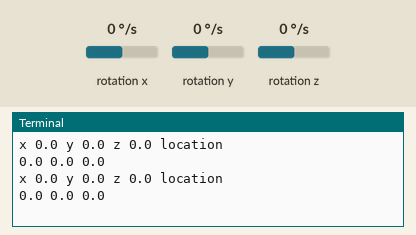
Simulated run of this program. Board: Raspberry Pi (BCM pin numbers). Shown: the last lines printed to the terminal. Inputs (shaded band) come from the test bench; at power-on: rotation x 0 °/s, rotation y 0 °/s, rotation z 0 °/s.

Above: at 1.7 s.
1.8 s: rotation x set to -192 °/s
At 2.8 s:
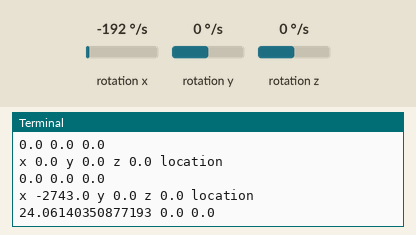
3.3 s: rotation y set to -192 °/s
At 4.3 s:
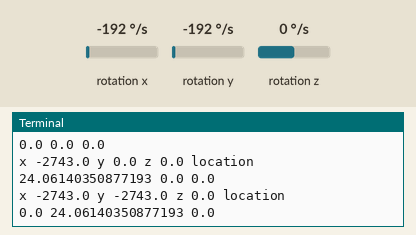
4.8 s: rotation z set to -192 °/s
At 6.3 s:
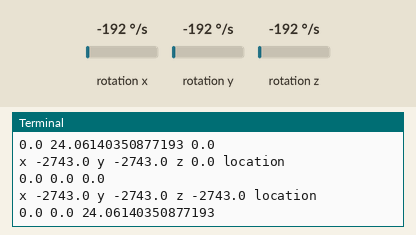

The program:

gyroscope.py
```python
# http://github.com/timestocome

# source code from
# https://github.com/bashardawood/L3G4200D-Python/blob/master/gyro.py

# data sheet
# https://www.parallax.com/sites/default/files/downloads/27911-Gyroscope-3-Axis-L3G4200D-Guide-v1.1.pdf

# i2c must be set up on Raspberry Pi first
# https://learn.adafruit.com/adafruits-raspberry-pi-lesson-4-gpio-setup/configuring-i2c


# wiring
# ground to ground (pin 6)
# vcc to 5V (pin 4)
# SDA to SDA (pin 3)
# SCL to SCL (pin 5)


#!/usr/bin/python

from time import sleep
import smbus
import string


#converts 16 bit two's compliment reading to signed int
def getSignedNumber(number):
    if number & (1 << 15):
        return number | ~65535
    else:
        return number & 65535


#open /dev/i2c-1
i2c_bus = smbus.SMBus(1)

#i2c slave address of the L3G4200D
# type sudo i2cdetect -y 1 to see which memory location has signal
i2c_address = 0x69


#initialise the L3G4200D

#normal mode and all axes on to control reg1
# hz = 250
#i2c_bus.write_byte_data(i2c_address,0x20,0x0F)

#full 2000dps to control reg4
hz = 2000
i2c_bus.write_byte_data(i2c_address,0x23,0x20)

# give the chip time to wake up
sleep(0.5)

px = py = pz = 0
#read data, combine and display
while True:

                # read low and high bytes for x
                i2c_bus.write_byte(i2c_address,0x28)
                X_L = i2c_bus.read_byte(i2c_address)
                i2c_bus.write_byte(i2c_address,0x29)
                X_H = i2c_bus.read_byte(i2c_address)
                # combine h and low bits ( shift H 8 bytes and or with L )
                X = X_H << 8 | X_L

                # y
                i2c_bus.write_byte(i2c_address,0x2A)
                Y_L = i2c_bus.read_byte(i2c_address)
                i2c_bus.write_byte(i2c_address,0x2B)
                Y_H = i2c_bus.read_byte(i2c_address)
                Y = Y_H << 8 | Y_L

                # z
                i2c_bus.write_byte(i2c_address,0x2C)
                Z_L = i2c_bus.read_byte(i2c_address)
                i2c_bus.write_byte(i2c_address,0x2D)
                Z_H = i2c_bus.read_byte(i2c_address)
                Z = Z_H << 8 | Z_L

                X = getSignedNumber(X)
                Y = getSignedNumber(Y)
                Z = getSignedNumber(Z)


                # http://forum.arduino.cc/index.php?topic=183417.0
                # 0.00875 degrees-per-second-per-LSB is 114.285714285714 LSB's-per-degree-per-second.  :(

                # To get DPS from the raw number you subtract the Zero Rate Offset
                # (the value you get when not rotating),
                # multiply the answer by 8.75 to get milli-DPS
                # and divide by 1000 to get DPS (or multiply by 8750
                # to get micro-DPS and divide by 1,000,000 to get DPS).


                print('x %.1f y %.1f z %.1f location' %(X, Y, Z))

                 # see documentation and sample code
                 # https://www.parallax.com/product/27911
                dx = (px - X) / 114
                dy = (py - Y) / 114
                dz = (pz - Z) / 114
                print(dx, dy, dz)


                px = X
                py = Y
                pz = Z


                sleep(1.0)
```

Measured:
- after the input at 1.8 s, the terminal: prints a new line after 0.71 s (image 1)
- after the input at 3.3 s, the terminal: prints a new line after 0.21 s (image 2)
- after the input at 4.8 s, the terminal: prints a new line after 0.72 s (image 3)
